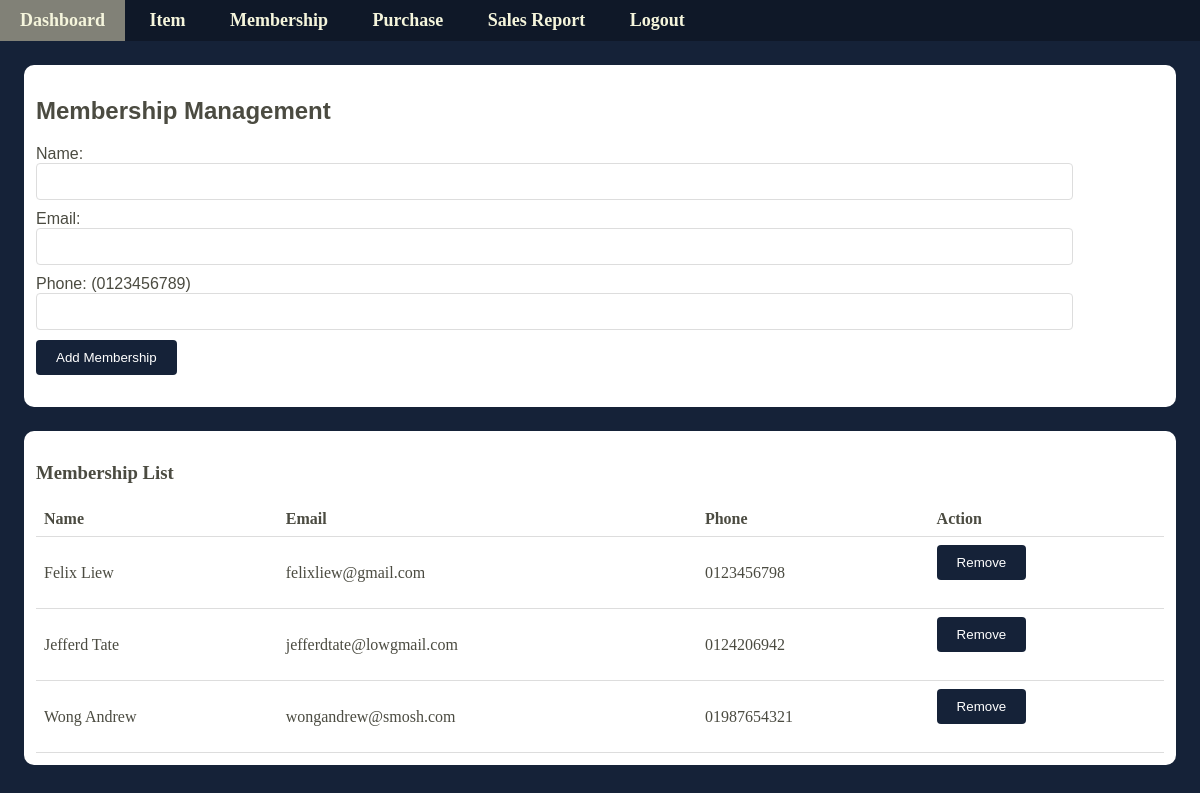
The page /membershipManagement.php (signed in) on the database its author committed.
### tables this page shows
CREATE TABLE `members` (
  `id` int(11) NOT NULL,
  `name` varchar(255) NOT NULL,
  `email` varchar(255) NOT NULL,
  `phone` varchar(20) NOT NULL
);

### membershipManagement.php (the view, shortened to what this page needs)
<!DOCTYPE html>
<html>
<head>
  <link rel="stylesheet" href="css/customerManagement.css">
</head>
<body>
  <div id="navbarContainer"></div>
  <div id="firstHalf">
    <h2>Membership Management</h2>
    <form id="membershipForm" action="" method="POST">
      <div class="form-group">
        <label for="name">Name:</label>
        <input type="text" id="name" name="name" required>
      </div>
      <div class="form-group">
        <label for="email">Email:</label>
        <input type="email" id="email" name="email" required>
      </div>
      <div class="form-group">
        <label for="phone">Phone: (0123456789)</label>
        <input type="text" id="phone" name="phone" pattern="[0-9]+" title="Please enter numbers only" required>
      </div>
      <input type="submit" value="Add Membership">
    </form>
  </div>
  <div id="secondHalf">
    <h3>Membership List</h3>
    <table>
      <thead>
        <tr>
          <th>Name</th>
          <th>Email</th>
          <th>Phone</th>
          <th>Action</th>
        </tr>
      </thead>
      <tbody id="membershipList">
        <?php
        $dbServername = "projectx.cmhc15dvku39.us-east-1.rds.amazonaws.com";
        $dbUsername = "admin";
        $dbPassword = "JJA_123456";
        $dbName = "customermanagementdb";
        $dbPort = 3306;
        $conn = mysqli_connect($dbServername, $dbUsername, $dbPassword, $dbName, $dbPort);
        if (!$conn) {
          die('Connection Failed: ' . mysqli_connect_error());
        } else {
          $sql = "SELECT * FROM members";
          $result = mysqli_query($conn, $sql);
          if (mysqli_num_rows($result) > 0) {
            while ($row = mysqli_fetch_assoc($result)) {
              echo "<tr>";
              echo "<td>" . $row['name'] . "</td>";
              echo "<td>" . $row['email'] . "</td>";
              echo "<td>" . $row['phone'] . "</td>";
              echo "<td><form action='includes/removeMember.php' method='POST' onsubmit='return confirmDelete();'><input type='hidden' name='memberId' value='" . $row['id'] . "'><input type='submit' value='Remove'></form></td>";
              echo "</tr>";
            }
          } else {
            echo "<tr><td colspan='4'>No members found.</td></tr>";
          }
        }
        ?>
      </tbody>
    </table>
  </div>
</body>
</html>

### css/customerManagement.css (style rules this page uses)
body { margin: 0%; background-color: #152238; }
#firstHalf { background-color: white; margin: 2%; padding: 1%; border-radius: 10px; color: #4b4b41; font-family: Impact, Haettenschweiler, 'Arial Narrow Bold', sans-serif; }
#secondHalf { background-color: white; margin: 2%; padding: 1%; border-radius: 10px; color: #4b4b41; font-family: Georgia, 'Times New Roman', Times, serif; }
h2 { margin-top: 20px; }
table { width: 100%; border-collapse: collapse; }
th, td { padding: 8px; text-align: left; border-bottom: 1px solid #ddd; }
form { margin-bottom: 20px; }
.form-group { margin-bottom: 10px; }
label { display: block; }
input[type="text"], input[type="email"] { width: 90%; padding: 10px; border: 1px solid #ddd; border-radius: 4px; }
input[type="submit"] { padding: 10px 20px; background-color: #152238; color: #fff; border: none; border-radius: 4px; cursor: pointer; }

### rows shown on the page
members: name "Felix Liew", email "felixliew@gmail.com", phone "0123456798"
members: name "Jefferd Tate", email "jefferdtate@lowgmail.com", phone "0124206942"
members: name "Wong Andrew", email "wongandrew@smosh.com", phone "01987654321"
